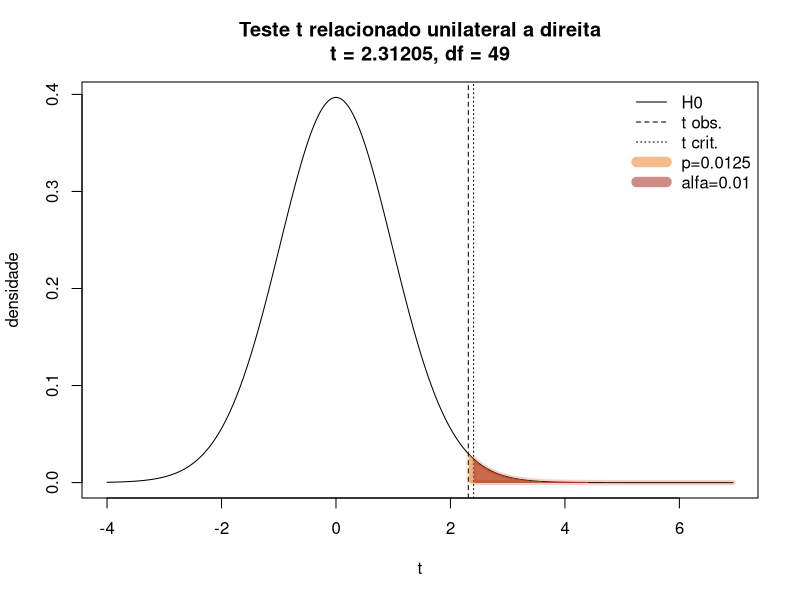

The R source for this figure:
# Teste t para uma condicao, unilateral a direita

# Exemplo:
# 
# Suspeita-se de que um medicamento vasodilatador (Nifedipina)
# para Hipertensao Arterial, amplamente receitado, esteja 
# aumentando a frequencia cardíaca dos pacientes.
# 
# Sabe-se que a frequencia cardiaca na populacao normal 
# tem Distribuicao Normal com media de 70 bpm.
# 
# Para verificar essa suspeita, planejou-se obter uma 
# amostra aleatoria de 50 pacientes que recebem Nifedipina
# para se medir a frequencia cardiaca.

# suppress warnings
options(warn=-1)

# H0: mu=70 (o valor conhecido da populacao ... 70 bpm)
# H1: mu>70 (a suspeita de que ha aumento dos bpm com nifedipina)
mu_pop = 70 # media populacional
alfa <- 0.01 # nivel de significancia adotado
alternative <- "greater"

# nome do arquivo de saída (se NA, saida em tela)
cat ("Voce pode guardar os resultados em um arquivo\n") 
cat ("(deixando em branco, a saida eh feita na tela)\n") 
filename <- readline(prompt="Nome do arquivo: ")
if (filename == "") {filename <- NA}

Tabela <- ("
           Paciente   BPM
           1          72
           2          74
           3          70
           4          70
           5          69
           6          71
           7          72
           8          71
           9          69
           10         74
           11         71
           12         71
           13         70
           14         73
           15         69
           16         68
           17         68
           18         71
           19         71
           20         72
           21         70
           22         69
           23         73
           24         69
           25         71
           26         70
           27         72
           28         73
           29         70
           30         72
           31         67
           32         72
           33         67
           34         68
           35         69
           36         72
           37         70
           38         70
           39         70
           40         71
           41         74
           42         67
           43         69
           44         71
           45         71
           46         73
           47         71
           48         71
           49         70
           50         71
")
Nifedipina <- read.table(textConnection(Tabela),header=TRUE)
# a coluna paciente nao deve ser tratada como numero
Nifedipina$Paciente <- as.factor(Nifedipina$Paciente)

# teste t
t_out <- t.test(Nifedipina$BPM, mu=mu_pop, 
                conf.level = 1-alfa, alternative = alternative)
# d de Cohen
df <- t_out$parameter # graus de liberdade
t <- t_out$statistic # estatistica de teste t observada
dp <- sd(Nifedipina$BPM)
m <- t_out$estimate
d <- abs((m-mu_pop)/dp)
# Sawilowsky, S (2009) New effect size rules of thumb. Journal of Modern Applied Statistical Methods 8(2): 467-74.
if (d<0.1) {mag<-c("Desprezivel")} 
if (d>=0.1 && d<0.2) {mag<-c("Muito pequeno")} 
if (d>=0.2 && d<0.5) {mag<-c("Pequeno")}
if (d>=0.5 && d<0.8) {mag<-c("Intermediario")}
if (d>=0.8 && d<1.2) {mag<-c("Grande")}
if (d>=1.2 && d<2) {mag<-c("Muito grande")} 
if (d>=2) {mag<-c("Enorme")}

if (!is.na(filename))
{
  filepng <- paste(filename,".png", sep="")
  png(filepng, width = 600, height = 400)
}

# distribuicao t sob H0 (central: ncp = 0)
xmin <- 0 + min(-4,3*t_out$statistic)
xmax <- 0 + max( 4,3*t_out$statistic)
x <- seq(xmin,xmax,length.out=1000)
y <- dt(x, df)
dtH0 <- data.frame(x,y)

# graficos
alternative.txt <- "bilateral"
if (alternative=="less") {alternative.txt <- "unilateral a esquerda"}
if (alternative=="greater") {alternative.txt <- "unilateral a direita"}
plot(dtH0,
     main=paste("Teste t relacionado ",alternative.txt,"\nt = ",round(t,5),", df = ",round(df,3),sep=""),
     xlab="t", ylab="densidade",
     xlim=c(xmin,xmax),
     lwd=1, lty=1, type="l"
)
if (alternative=="two.sided")
{
  qalfa <- qt(c(alfa/2,1-alfa/2),df,0)
  abline(v=qalfa[1], lty = 3)
  abline(v=qalfa[2], lty = 3)
  abline(v=abs(t),lwd=1,lty=2)
  abline(v=-abs(t),lwd=1,lty=2)
  # area do valor p
  polx <- dtH0$x[dtH0$x>=abs(t)]; polx <- c(min(polx),polx,max(polx))
  poly <- dtH0$y[dtH0$x>=abs(t)]; poly <- c(0,poly,0)
  polygon(polx,poly,border="#EE802622",col="#EE802688",lwd=5)
  polx <- dtH0$x[dtH0$x<=-abs(t)]; polx <- c(min(polx),polx,max(polx))
  poly <- dtH0$y[dtH0$x<=-abs(t)]; poly <- c(0,poly,0)
  polygon(polx,poly,border="#EE802622",col="#EE802688",lwd=5)
  # area alfa
  polx <- dtH0$x[dtH0$x<=qalfa[1]]; polx <- c(min(polx),polx,max(polx))
  poly <- dtH0$y[dtH0$x<=qalfa[1]]; poly <- c(0,poly,0)
  polygon(polx,poly,border="#a3261b22",col="#a3261b88",lwd=5)
  polx <- dtH0$x[dtH0$x>=qalfa[2]]; polx <- c(min(polx),polx,max(polx))
  poly <- dtH0$y[dtH0$x>=qalfa[2]]; poly <- c(0,poly,0)
  polygon(polx,poly,border="#a3261b22",col="#a3261b88",lwd=5)
}
if (alternative=="less")
{
  qalfa <- qt(alfa,df,0)
  abline(v=qalfa, lty = 3)
  abline(v=t,lwd=1,lty=2)
  # area do valor p
  polx <- dtH0$x[dtH0$x<=t]; polx <- c(min(polx),polx,max(polx))
  poly <- dtH0$y[dtH0$x<=t]; poly <- c(0,poly,0)
  polygon(polx,poly,border="#EE802622",col="#EE802688",lwd=5)
  # area alfa
  polx <- dtH0$x[dtH0$x<=qalfa]; polx <- c(min(polx),polx,max(polx))
  poly <- dtH0$y[dtH0$x<=qalfa]; poly <- c(0,poly,0)
  polygon(polx,poly,border="#a3261b22",col="#a3261b88",lwd=5)
}
if (alternative=="greater")
{
  qalfa <- qt(1-alfa,df,0)
  abline(v=qalfa, lty = 3)
  abline(v=t,lwd=1,lty=2)
  # area do valor p
  polx <- dtH0$x[dtH0$x>=t]; polx <- c(min(polx),polx,max(polx))
  poly <- dtH0$y[dtH0$x>=t]; poly <- c(0,poly,0)
  polygon(polx,poly,border="#EE802622",col="#EE802688",lwd=5)
  # area alfa
  polx <- dtH0$x[dtH0$x>=qalfa]; polx <- c(min(polx),polx,max(polx))
  poly <- dtH0$y[dtH0$x>=qalfa]; poly <- c(0,poly,0)
  polygon(polx,poly,border="#a3261b22",col="#a3261b88",lwd=5)
}

# legenda
p_txt <- t_out$p.value;
if (p_txt > 0.001) 
{
  p_txt <- round(p_txt,4)
} else
{
  p_txt <- format(format(p_txt, scientific = TRUE, digits = 4)) 
} 
legend ("topright",
        c("H0","t obs.","t crit.",
          paste("p=",p_txt,sep=""),
          paste("alfa=",alfa,sep="")), 
        lwd=c(1,1,1,10,10),
        lty=c(1,2,3,1,1),
        pch=NA,
        col=c("black","black","black","#EE802688","#a3261b88"),
        box.lwd=0, bg="transparent")

if (!is.na(filename))
{
  dev.off()
}

if (!is.na(filename))
{
  filetxt <- paste(filename,".txt", sep="")
  sink (filetxt)
  cat ("---------------------------------------\n")
  cat("Processando:",filename,"\n")
  cat ("---------------------------------------\n\n")
} 

# sumarizando BPM
cat(names(Nifedipina)[2],":\n")
sumario <- summary(Nifedipina$BPM)
print (sumario)
cat("\tDesvio-padrao = ",round(dp,2),"\n", sep="")
cat("\tTamanho da amostra = ",length(Nifedipina$BPM),"\n")

# resultado do t.test
print (t_out)

cat("Significancia pratica:\n")
cat("\td de Cohen = ",d," (",mag,")","\n\n",sep="")

if (!is.na(filename))
{
  sink()
  cat ("\n-----------------------------------------\n")
  cat ("Relatorio disponivel em ",filetxt,"\n",sep="")
  cat ("Grafico disponivel em ",filepng,"\n",sep="")
  cat (  "-----------------------------------------\n")
}

# enable warnings
options(warn=0)
